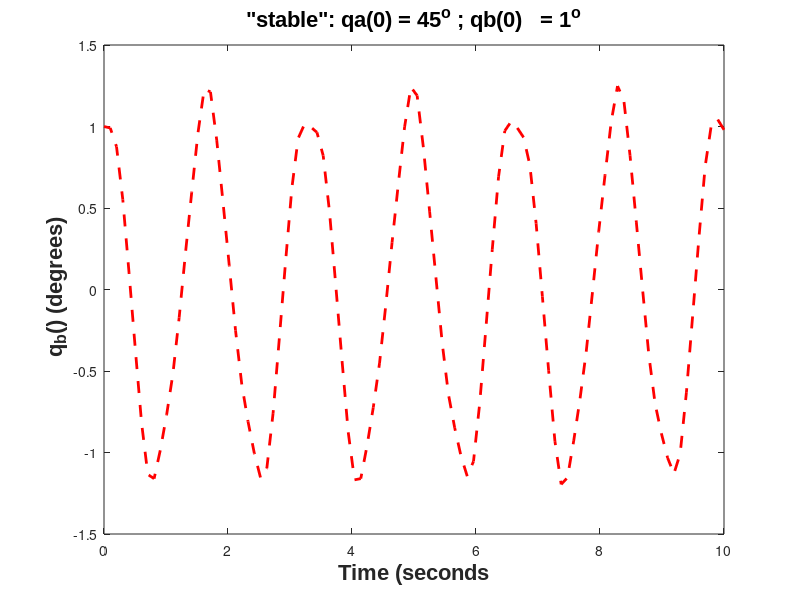

Recreate this plot in MATLAB.
%Baby boot soln
degreesToRadians = pi/180;
initialState = [90*degreesToRadians, 1.0*degreesToRadians 0 0];
timeInterval = linspace(0,10,100);
odeOptions = odeset('RelTol', 1.0e-7,'AbsTol',1.0E-8)
odefun = @(T,q) [q(3);...
                 q(4);...
       2*(508.89*sin(q(1))-sin(q(2)).*cos(q(2)).*q(3).*q(4))./(-21.556+sin(q(2)).^2);
       -sin(q(2)).*cos(q(2)).*q(3).^2];
[time, stateMatrix] = ode45(odefun,timeInterval,initialState,odeOptions);
qA=stateMatrix(:,1)
qB=stateMatrix(:,2)
figure(1)
clf
plot(time,qB/degreesToRadians,'r--','Linewidth',2)
xlabel(' Time (seconds ', 'FontSize', 16, 'FontName','Arial','fontweight','bold')
ylabel(' q_b() (degrees)','FontSize', 16, 'FontName','Arial','fontweight','bold')
title('"Chaotic": qa(0) = 90^{o} ; qb(0)    =1^{o}','FontSize',16,'FontName','Arial','fontweight','bold')
%% stable solution qa(0)=45 qb=1
degreesToRadians = pi/180;
initialState = [45*degreesToRadians, 1.0*degreesToRadians 0 0];
timeInterval = linspace(0,10,100);
odeOptions = odeset('RelTol', 1.0e-7,'AbsTol',1.0E-8)
odefun = @(T,q) [q(3);...
                 q(4);...
       2*(508.89*sin(q(1))-sin(q(2)).*cos(q(2)).*q(3).*q(4))./(-21.556+sin(q(2)).^2);
       -sin(q(2)).*cos(q(2)).*q(3).^2];
[time, stateMatrix] = ode45(odefun,timeInterval,initialState,odeOptions);
qA=stateMatrix(:,1)
qB=stateMatrix(:,2)
figure(1)
clf
plot(time,qB/degreesToRadians,'r--','Linewidth',2)
xlabel(' Time (seconds ', 'FontSize', 16, 'FontName','Arial','fontweight','bold')
ylabel(' q_b() (degrees)','FontSize', 16, 'FontName','Arial','fontweight','bold')
title('"stable": qa(0) = 45^{o} ; qb(0)   = 1^{o}','FontSize',16,'FontName','Arial','fontweight','bold')